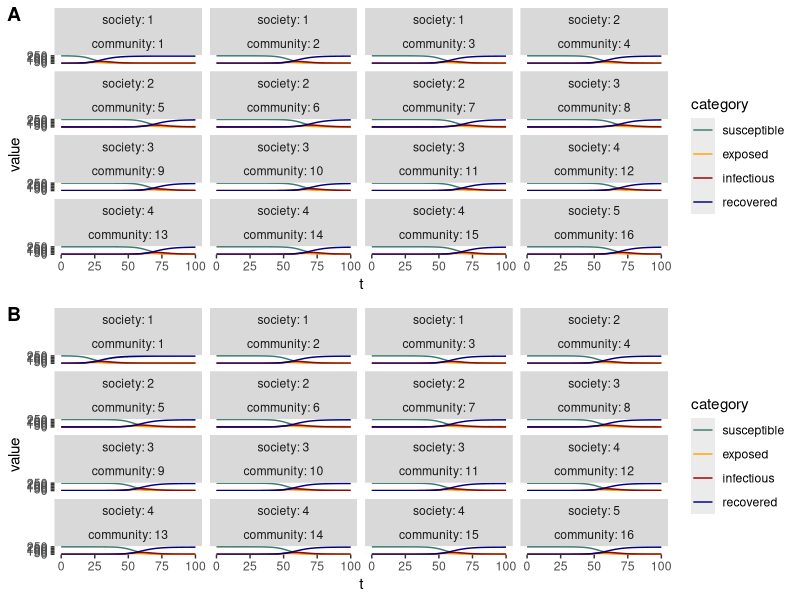
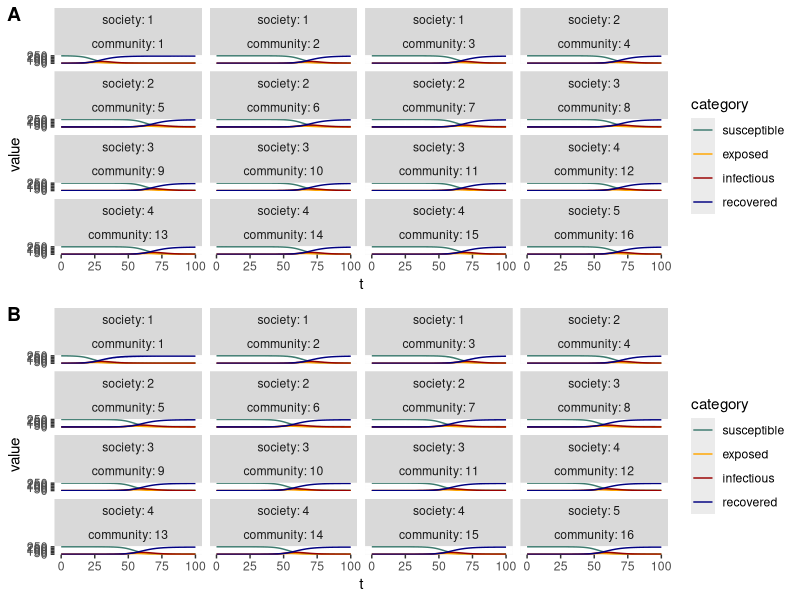
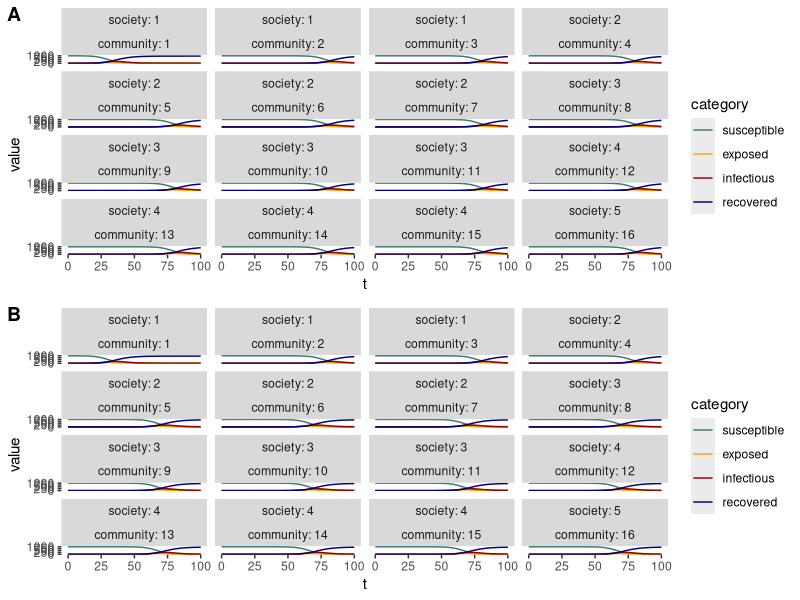
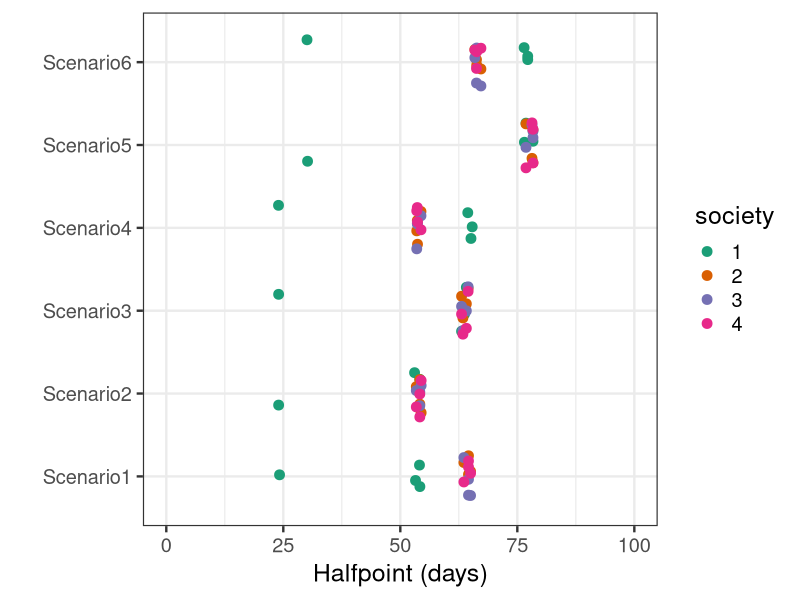

These charts were generated, in order, by the following R code:
library(tidyverse)
library(ggplot2)
library(ggpubr)

setwd(dirname(rstudioapi::getActiveDocumentContext()$path))

sol1 <- read.csv('../output_table/scenario1.txt') %>%
  pivot_longer(cols = -t, names_to = 'type', values_to = 'value') %>%
  mutate(category = str_sub(type, 1, 1),
         community = str_sub(type, 2, -1) %>% as.numeric(),
         society = floor(community/4) + 1,
         category = case_when(
           category == 'S' ~ 'susceptible',
           category == 'E' ~ 'exposed',
           category == 'I' ~ 'infectious',
           category == 'R' ~ 'recovered'
         ) %>%
           factor(levels = c('susceptible', 'exposed', 'infectious', 'recovered')),
         scenario = 1)

sol2 <- read.csv('../output_table/scenario2.txt') %>%
  pivot_longer(cols = -t, names_to = 'type', values_to = 'value') %>%
  mutate(category = str_sub(type, 1, 1),
         community = str_sub(type, 2, -1) %>% as.numeric(),
         society = floor(community/4) + 1,
         category = case_when(
           category == 'S' ~ 'susceptible',
           category == 'E' ~ 'exposed',
           category == 'I' ~ 'infectious',
           category == 'R' ~ 'recovered'
         ) %>%
           factor(levels = c('susceptible', 'exposed', 'infectious', 'recovered')), 
         scenario = 2)

sol3 <- read.csv('../output_table/scenario3.txt') %>%
  pivot_longer(cols = -t, names_to = 'type', values_to = 'value') %>%
  mutate(category = str_sub(type, 1, 1),
         community = str_sub(type, 2, -1) %>% as.numeric(),
         society = floor(community/4) + 1,
         category = case_when(
           category == 'S' ~ 'susceptible',
           category == 'E' ~ 'exposed',
           category == 'I' ~ 'infectious',
           category == 'R' ~ 'recovered'
         ) %>%
           factor(levels = c('susceptible', 'exposed', 'infectious', 'recovered')), 
         scenario = 3)

sol4 <- read.csv('../output_table/scenario4.txt') %>%
  pivot_longer(cols = -t, names_to = 'type', values_to = 'value') %>%
  mutate(category = str_sub(type, 1, 1),
         community = str_sub(type, 2, -1) %>% as.numeric(),
         society = floor(community/4) + 1,
         category = case_when(
           category == 'S' ~ 'susceptible',
           category == 'E' ~ 'exposed',
           category == 'I' ~ 'infectious',
           category == 'R' ~ 'recovered'
         ) %>%
           factor(levels = c('susceptible', 'exposed', 'infectious', 'recovered')), 
         scenario = 4)

sol5 <- read.csv('../output_table/scenario5.txt') %>%
  pivot_longer(cols = -t, names_to = 'type', values_to = 'value') %>%
  mutate(category = str_sub(type, 1, 1),
         community = str_sub(type, 2, -1) %>% as.numeric(),
         society = floor(community/4) + 1,
         category = case_when(
           category == 'S' ~ 'susceptible',
           category == 'E' ~ 'exposed',
           category == 'I' ~ 'infectious',
           category == 'R' ~ 'recovered'
         ) %>%
           factor(levels = c('susceptible', 'exposed', 'infectious', 'recovered')), 
         scenario = 5)

sol6 <- read.csv('../output_table/scenario6.txt') %>%
  pivot_longer(cols = -t, names_to = 'type', values_to = 'value') %>%
  mutate(category = str_sub(type, 1, 1),
         community = str_sub(type, 2, -1) %>% as.numeric(),
         society = floor(community/4) + 1,
         category = case_when(
           category == 'S' ~ 'susceptible',
           category == 'E' ~ 'exposed',
           category == 'I' ~ 'infectious',
           category == 'R' ~ 'recovered'
         ) %>%
           factor(levels = c('susceptible', 'exposed', 'infectious', 'recovered')), 
         scenario = 6)


p1 <- ggplot(sol1, aes(x=t, y=value, group=category, color=category)) +
  facet_wrap(society ~ community, labeller = labeller(society = label_both, community = label_both), ncol = 4) +
  geom_line() +
  scale_color_manual(values=c('#3c7a6e', '#ffa500', '#990000', 'navy'))

p2 <- ggplot(sol2, aes(x=t, y=value, group=category, color=category)) +
  facet_wrap(society ~ community, labeller = labeller(society = label_both, community = label_both), ncol = 4) +
  geom_line() +
  scale_color_manual(values=c('#3c7a6e', '#ffa500', '#990000', 'navy'))


pdf('../figs/scenarios_12.pdf', width=8, height=12)
ggarrange(p1, p2, ncol = 1, labels = c('A', 'B'))
dev.off()

p3 <- ggplot(sol3, aes(x=t, y=value, group=category, color=category)) +
  facet_wrap(society ~ community, labeller = labeller(society = label_both, community = label_both), ncol = 4) +
  geom_line() +
  scale_color_manual(values=c('#3c7a6e', '#ffa500', '#990000', 'navy'))

p4 <- ggplot(sol4, aes(x=t, y=value, group=category, color=category)) +
  facet_wrap(society ~ community, labeller = labeller(society = label_both, community = label_both), ncol = 4) +
  geom_line() +
  scale_color_manual(values=c('#3c7a6e', '#ffa500', '#990000', 'navy'))

pdf('../figs/scenarios_34.pdf', width=8, height=12)
ggarrange(p3, p4, ncol = 1, labels = c('A', 'B'))
dev.off()

p5 <- ggplot(sol5, aes(x=t, y=value, group=category, color=category)) +
  facet_wrap(society ~ community, labeller = labeller(society = label_both, community = label_both), ncol = 4) +
  geom_line() +
  scale_color_manual(values=c('#3c7a6e', '#ffa500', '#990000', 'navy'))

p6 <- ggplot(sol6, aes(x=t, y=value, group=category, color=category)) +
  facet_wrap(society ~ community, labeller = labeller(society = label_both, community = label_both), ncol = 4) +
  geom_line() +
  scale_color_manual(values=c('#3c7a6e', '#ffa500', '#990000', 'navy'))

pdf('../figs/scenarios_56.pdf', width=8, height=12)
ggarrange(p5, p6, ncol = 1, labels = c('A', 'B'))
dev.off()

halfpoints <- read.csv('../output_table/half_points_scenario1-6.txt') %>%
   mutate(community = row_number(),
          society = ceiling(community/4) %>% as.factor())  %>%
   pivot_longer(cols = starts_with('Scenario'), names_to = 'Scenario', values_to = 'halfpoint')


pdf('../figs/scenarios_1-6_hp.pdf', width=8, height=6)
ggplot(halfpoints, aes(x = halfpoint, y = Scenario, color = society)) +
  geom_jitter(width=0, height=0.3, size=3) +
  scale_color_brewer(palette = 'Dark2') +
  xlim(0,100) +
  xlab('Halfpoint (days)') +
  ylab('') +
  theme_bw(18)
dev.off()

# df1 <- read.csv('../output_table/trudgill.txt') %>%
#   mutate(group = row_number(),
#          population = ceiling(group/4) %>% as.factor()) %>%
#   pivot_longer(cols = starts_with('Type'), names_to = 'type', values_to = 'halfpoint')
# 
# df2 <- read.csv('../output_table/simple.txt') %>%
#   mutate(population = row_number() %>% as.factor(),
#          group = 1) %>%
#   pivot_longer(cols = starts_with('Type'), names_to = 'type', values_to = 'halfpoint')
# 
# df3 <- read.csv('../output_table/XS.txt') %>%
#   mutate(group = row_number(),
#          population = ceiling(group/4) %>% as.factor()) %>%
#   pivot_longer(cols = starts_with('Scenario'), names_to = 'type', values_to = 'halfpoint')
# 
# df <- rbind(df1, df2, df3) %>%
#   mutate(type = factor(type, 
#                        levels = c(paste0('Type', 1:6), paste0('Type', 1:3, '_simple'), paste0('Scenario', 1:4)))) %>%
#   filter(!(type == 'Type1_simple' & population != 1))
# 
# ggplot(df1, aes(x = halfpoint, y = type, color = population)) +
#   geom_jitter(width=0, height=0.3, size=3) +
#   scale_color_brewer(palette = 'Dark2') +
#   xlim(0,100) +
#   xlab('Halfpoint (days)') +
#   ylab('Type') +
#   theme_bw(18)
